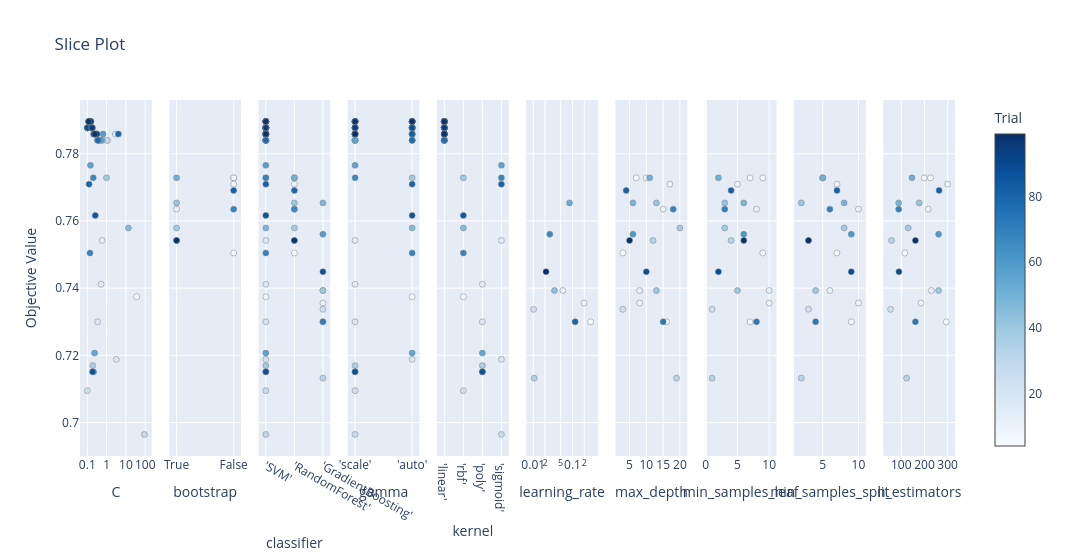

The cell this chart's notebook holds for it:
### Code cell
# 3. Slice Plot
plot_slice(study).show()

### Figure 1 — Plotly figure (JSON) as saved in the notebook; plotly's stock layout.template omitted (floating-point values rounded to 4 significant figures)
{"data": [{"marker": {"color": [4, 9, 10, 11, 12, 13, 14, 15, 16, 17, 18, 19, 21, 22, 23, 24, 25, 26, 27, 28, 31, 32, 33, 34, 36, 39, 40, 41, 42, 43, 44, 46, 48, 49, 50, 51, 52, 53, 54, 55, 56, 58, 59, 60, 61, 62, 63, 64, 65, 67, 68, 70, 71, 72, 73, 74, 75, 76, 77, 79, 80, 81, 82, 83, 84, 85, 87, 88, 89, 90, 91, 92, 93, 94, 95, 97, 98, 99], "colorbar": {"title": {"text": "Trial"}, "x": 1, "xpad": 40}, "colorscale": [[0, "rgb(247,251,255)"], [0.125, "rgb(222,235,247)"], [0.25, "rgb(198,219,239)"], [0.375, "rgb(158,202,225)"], [0.5, "rgb(107,174,214)"], [0.625, "rgb(66,146,198)"], [0.75, "rgb(33,113,181)"], [0.875, "rgb(8,81,156)"], [1, "rgb(8,48,107)"]], "line": {"color": "Grey", "width": 0.5}, "showscale": true}, "mode": "markers", "name": "Feasible Trial", "showlegend": false, "type": "scatter", "x": [36.05, 1.115, 0.1203, 0.1297, 0.1329, 0.1043, 0.5158, 0.5849, 0.1437, 2.853, 0.3428, 3.177, 0.1057, 0.2539, 0.2244, 0.1013, 0.982, 0.2726, 0.229, 90.94, 0.1675, 0.1635, 0.419, 0.1376, 0.192, 0.9853, 0.3931, 0.1287, 0.1558, 0.1005, 0.1848, 13.46, 0.2879, 0.5991, 0.1536, 0.1277, 0.1409, 0.1058, 0.2387, 0.338, 0.1461, 0.4789, 0.6515, 0.2107, 0.1368, 0.1342, 0.1827, 0.1008, 0.2974, 0.204, 0.1375, 0.2721, 0.1225, 0.1301, 0.1739, 0.2221, 0.1027, 0.1652, 0.3515, 4.076, 0.1237, 0.1527, 0.2141, 0.1459, 0.1202, 0.2593, 0.1864, 0.1008, 0.1653, 0.123, 0.1452, 0.1257, 0.2226, 0.176, 0.3141, 0.1484, 0.1162, 0.2482], "xaxis": "x", "y": [0.7374, 0.784, 0.7896, 0.7896, 0.7896, 0.7877, 0.7412, 0.7542, 0.7896, 0.7858, 0.73, 0.7188, 0.7877, 0.7858, 0.7858, 0.7095, 0.784, 0.7858, 0.7858, 0.6965, 0.7877, 0.7877, 0.784, 0.7896, 0.7169, 0.7728, 0.784, 0.7896, 0.7877, 0.7877, 0.7877, 0.7579, 0.7858, 0.784, 0.7896, 0.7896, 0.7896, 0.7877, 0.7207, 0.784, 0.7765, 0.784, 0.7858, 0.7151, 0.7896, 0.7896, 0.7877, 0.7877, 0.7858, 0.7728, 0.7505, 0.7858, 0.7896, 0.7896, 0.7877, 0.7858, 0.7877, 0.7877, 0.784, 0.7858, 0.7709, 0.7896, 0.7858, 0.7896, 0.7896, 0.7616, 0.7151, 0.7877, 0.7877, 0.7896, 0.7896, 0.7896, 0.7858, 0.7877, 0.7858, 0.7896, 0.7896, 0.7858], "yaxis": "y"}, {"marker": {"color": [7, 30, 35, 38, 47, 96, 0, 1, 3, 6, 66, 78], "colorbar": {"title": {"text": "Trial"}, "x": 1, "xpad": 40}, "colorscale": [[0, "rgb(247,251,255)"], [0.125, "rgb(222,235,247)"], [0.25, "rgb(198,219,239)"], [0.375, "rgb(158,202,225)"], [0.5, "rgb(107,174,214)"], [0.625, "rgb(66,146,198)"], [0.75, "rgb(33,113,181)"], [0.875, "rgb(8,81,156)"], [1, "rgb(8,48,107)"]], "line": {"color": "Grey", "width": 0.5}, "showscale": false}, "mode": "markers", "name": "Feasible Trial", "showlegend": false, "type": "scatter", "x": ["True", "True", "True", "True", "True", "True", "False", "False", "False", "False", "False", "False"], "xaxis": "x2", "y": [0.7635, 0.7542, 0.7579, 0.7654, 0.7728, 0.7542, 0.7505, 0.7728, 0.7728, 0.7709, 0.7635, 0.7691], "yaxis": "y2"}, {"marker": {"color": [4, 9, 10, 11, 12, 13, 14, 15, 16, 17, 18, 19, 21, 22, 23, 24, 25, 26, 27, 28, 31, 32, 33, 34, 36, 39, 40, 41, 42, 43, 44, 46, 48, 49, 50, 51, 52, 53, 54, 55, 56, 58, 59, 60, 61, 62, 63, 64, 65, 67, 68, 70, 71, 72, 73, 74, 75, 76, 77, 79, 80, 81, 82, 83, 84, 85, 87, 88, 89, 90, 91, 92, 93, 94, 95, 97, 98, 99, 0, 1, 3, 6, 7, 30, 35, 38, 47, 66, 78, 96, 2, 5, 8, 20, 29, 37, 45, 57, 69, 86], "colorbar": {"title": {"text": "Trial"}, "x": 1, "xpad": 40}, "colorscale": [[0, "rgb(247,251,255)"], [0.125, "rgb(222,235,247)"], [0.25, "rgb(198,219,239)"], [0.375, "rgb(158,202,225)"], [0.5, "rgb(107,174,214)"], [0.625, "rgb(66,146,198)"], [0.75, "rgb(33,113,181)"], [0.875, "rgb(8,81,156)"], [1, "rgb(8,48,107)"]], "line": {"color": "Grey", "width": 0.5}, "showscale": false}, "mode": "markers", "name": "Feasible Trial", "showlegend": false, "type": "scatter", "x": ["'SVM'", "'SVM'", "'SVM'", "'SVM'", "'SVM'", "'SVM'", "'SVM'", "'SVM'", "'SVM'", "'SVM'", "'SVM'", "'SVM'", "'SVM'", "'SVM'", "'SVM'", "'SVM'", "'SVM'", "'SVM'", "'SVM'", "'SVM'", "'SVM'", "'SVM'", "'SVM'", "'SVM'", "'SVM'", "'SVM'", "'SVM'", "'SVM'", "'SVM'", "'SVM'", "'SVM'", "'SVM'", "'SVM'", "'SVM'", "'SVM'", "'SVM'", "'SVM'", "'SVM'", "'SVM'", "'SVM'", "'SVM'", "'SVM'", "'SVM'", "'SVM'", "'SVM'", "'SVM'", "'SVM'", "'SVM'", "'SVM'", "'SVM'", "'SVM'", "'SVM'", "'SVM'", "'SVM'", "'SVM'", "'SVM'", "'SVM'", "'SVM'", "'SVM'", "'SVM'", "'SVM'", "'SVM'", "'SVM'", "'SVM'", "'SVM'", "'SVM'", "'SVM'", "'SVM'", "'SVM'", "'SVM'", "'SVM'", "'SVM'", "'SVM'", "'SVM'", "'SVM'", "'SVM'", "'SVM'", "'SVM'", "'RandomForest'", "'RandomForest'", "'RandomForest'", "'RandomForest'", "'RandomForest'", "'RandomForest'", "'RandomForest'", "'RandomForest'", "'RandomForest'", "'RandomForest'", "'RandomForest'", "'RandomForest'", "'GradientBoosting'", "'GradientBoosting'", "'GradientBoosting'", "'GradientBoosting'", "'GradientBoosting'", "'GradientBoosting'", "'GradientBoosting'", "'GradientBoosting'", "'GradientBoosting'", "'GradientBoosting'"], "xaxis": "x3", "y": [0.7374, 0.784, 0.7896, 0.7896, 0.7896, 0.7877, 0.7412, 0.7542, 0.7896, 0.7858, 0.73, 0.7188, 0.7877, 0.7858, 0.7858, 0.7095, 0.784, 0.7858, 0.7858, 0.6965, 0.7877, 0.7877, 0.784, 0.7896, 0.7169, 0.7728, 0.784, 0.7896, 0.7877, 0.7877, 0.7877, 0.7579, 0.7858, 0.784, 0.7896, 0.7896, 0.7896, 0.7877, 0.7207, 0.784, 0.7765, 0.784, 0.7858, 0.7151, 0.7896, 0.7896, 0.7877, 0.7877, 0.7858, 0.7728, 0.7505, 0.7858, 0.7896, 0.7896, 0.7877, 0.7858, 0.7877, 0.7877, 0.784, 0.7858, 0.7709, 0.7896, 0.7858, 0.7896, 0.7896, 0.7616, 0.7151, 0.7877, 0.7877, 0.7896, 0.7896, 0.7896, 0.7858, 0.7877, 0.7858, 0.7896, 0.7896, 0.7858, 0.7505, 0.7728, 0.7728, 0.7709, 0.7635, 0.7542, 0.7579, 0.7654, 0.7728, 0.7635, 0.7691, 0.7542, 0.73, 0.7356, 0.7393, 0.7337, 0.7132, 0.7393, 0.7654, 0.7561, 0.73, 0.7449], "yaxis": "y3"}, {"marker": {"color": [9, 10, 11, 12, 13, 14, 15, 17, 18, 21, 22, 23, 24, 25, 26, 28, 36, 40, 49, 50, 55, 56, 59, 60, 61, 62, 63, 64, 65, 67, 70, 76, 79, 87, 89, 91, 92, 93, 94, 95, 97, 99, 4, 16, 19, 27, 31, 32, 33, 34, 39, 41, 42, 43, 44, 46, 48, 51, 52, 53, 54, 58, 68, 71, 72, 73, 74, 75, 77, 80, 81, 82, 83, 84, 85, 88, 90, 98], "colorbar": {"title": {"text": "Trial"}, "x": 1, "xpad": 40}, "colorscale": [[0, "rgb(247,251,255)"], [0.125, "rgb(222,235,247)"], [0.25, "rgb(198,219,239)"], [0.375, "rgb(158,202,225)"], [0.5, "rgb(107,174,214)"], [0.625, "rgb(66,146,198)"], [0.75, "rgb(33,113,181)"], [0.875, "rgb(8,81,156)"], [1, "rgb(8,48,107)"]], "line": {"color": "Grey", "width": 0.5}, "showscale": false}, "mode": "markers", "name": "Feasible Trial", "showlegend": false, "type": "scatter", "x": ["'scale'", "'scale'", "'scale'", "'scale'", "'scale'", "'scale'", "'scale'", "'scale'", "'scale'", "'scale'", "'scale'", "'scale'", "'scale'", "'scale'", "'scale'", "'scale'", "'scale'", "'scale'", "'scale'", "'scale'", "'scale'", "'scale'", "'scale'", "'scale'", "'scale'", "'scale'", "'scale'", "'scale'", "'scale'", "'scale'", "'scale'", "'scale'", "'scale'", "'scale'", "'scale'", "'scale'", "'scale'", "'scale'", "'scale'", "'scale'", "'scale'", "'scale'", "'auto'", "'auto'", "'auto'", "'auto'", "'auto'", "'auto'", "'auto'", "'auto'", "'auto'", "'auto'", "'auto'", "'auto'", "'auto'", "'auto'", "'auto'", "'auto'", "'auto'", "'auto'", "'auto'", "'auto'", "'auto'", "'auto'", "'auto'", "'auto'", "'auto'", "'auto'", "'auto'", "'auto'", "'auto'", "'auto'", "'auto'", "'auto'", "'auto'", "'auto'", "'auto'", "'auto'"], "xaxis": "x4", "y": [0.784, 0.7896, 0.7896, 0.7896, 0.7877, 0.7412, 0.7542, 0.7858, 0.73, 0.7877, 0.7858, 0.7858, 0.7095, 0.784, 0.7858, 0.6965, 0.7169, 0.784, 0.784, 0.7896, 0.784, 0.7765, 0.7858, 0.7151, 0.7896, 0.7896, 0.7877, 0.7877, 0.7858, 0.7728, 0.7858, 0.7877, 0.7858, 0.7151, 0.7877, 0.7896, 0.7896, 0.7858, 0.7877, 0.7858, 0.7896, 0.7858, 0.7374, 0.7896, 0.7188, 0.7858, 0.7877, 0.7877, 0.784, 0.7896, 0.7728, 0.7896, 0.7877, 0.7877, 0.7877, 0.7579, 0.7858, 0.7896, 0.7896, 0.7877, 0.7207, 0.784, 0.7505, 0.7896, 0.7896, 0.7877, 0.7858, 0.7877, 0.784, 0.7709, 0.7896, 0.7858, 0.7896, 0.7896, 0.7616, 0.7877, 0.7896, 0.7896], "yaxis": "y4"}, {"marker": {"color": [9, 10, 11, 12, 13, 16, 17, 21, 22, 23, 25, 26, 27, 31, 32, 33, 34, 40, 41, 42, 43, 44, 48, 49, 50, 51, 52, 53, 55, 58, 59, 61, 62, 63, 64, 65, 70, 71, 72, 73, 74, 75, 76, 77, 79, 81, 82, 83, 84, 88, 89, 90, 91, 92, 93, 94, 95, 97, 98, 99, 4, 24, 39, 46, 68, 85, 14, 18, 36, 54, 60, 87, 15, 19, 28, 56, 67, 80], "colorbar": {"title": {"text": "Trial"}, "x": 1, "xpad": 40}, "colorscale": [[0, "rgb(247,251,255)"], [0.125, "rgb(222,235,247)"], [0.25, "rgb(198,219,239)"], [0.375, "rgb(158,202,225)"], [0.5, "rgb(107,174,214)"], [0.625, "rgb(66,146,198)"], [0.75, "rgb(33,113,181)"], [0.875, "rgb(8,81,156)"], [1, "rgb(8,48,107)"]], "line": {"color": "Grey", "width": 0.5}, "showscale": false}, "mode": "markers", "name": "Feasible Trial", "showlegend": false, "type": "scatter", "x": ["'linear'", "'linear'", "'linear'", "'linear'", "'linear'", "'linear'", "'linear'", "'linear'", "'linear'", "'linear'", "'linear'", "'linear'", "'linear'", "'linear'", "'linear'", "'linear'", "'linear'", "'linear'", "'linear'", "'linear'", "'linear'", "'linear'", "'linear'", "'linear'", "'linear'", "'linear'", "'linear'", "'linear'", "'linear'", "'linear'", "'linear'", "'linear'", "'linear'", "'linear'", "'linear'", "'linear'", "'linear'", "'linear'", "'linear'", "'linear'", "'linear'", "'linear'", "'linear'", "'linear'", "'linear'", "'linear'", "'linear'", "'linear'", "'linear'", "'linear'", "'linear'", "'linear'", "'linear'", "'linear'", "'linear'", "'linear'", "'linear'", "'linear'", "'linear'", "'linear'", "'rbf'", "'rbf'", "'rbf'", "'rbf'", "'rbf'", "'rbf'", "'poly'", "'poly'", "'poly'", "'poly'", "'poly'", "'poly'", "'sigmoid'", "'sigmoid'", "'sigmoid'", "'sigmoid'", "'sigmoid'", "'sigmoid'"], "xaxis": "x5", "y": [0.784, 0.7896, 0.7896, 0.7896, 0.7877, 0.7896, 0.7858, 0.7877, 0.7858, 0.7858, 0.784, 0.7858, 0.7858, 0.7877, 0.7877, 0.784, 0.7896, 0.784, 0.7896, 0.7877, 0.7877, 0.7877, 0.7858, 0.784, 0.7896, 0.7896, 0.7896, 0.7877, 0.784, 0.784, 0.7858, 0.7896, 0.7896, 0.7877, 0.7877, 0.7858, 0.7858, 0.7896, 0.7896, 0.7877, 0.7858, 0.7877, 0.7877, 0.784, 0.7858, 0.7896, 0.7858, 0.7896, 0.7896, 0.7877, 0.7877, 0.7896, 0.7896, 0.7896, 0.7858, 0.7877, 0.7858, 0.7896, 0.7896, 0.7858, 0.7374, 0.7095, 0.7728, 0.7579, 0.7505, 0.7616, 0.7412, 0.73, 0.7169, 0.7207, 0.7151, 0.7151, 0.7542, 0.7188, 0.6965, 0.7765, 0.7728, 0.7709], "yaxis": "y5"}, {"marker": {"color": [2, 5, 8, 20, 29, 37, 45, 57, 69, 86], "colorbar": {"title": {"text": "Trial"}, "x": 1, "xpad": 40}, "colorscale": [[0, "rgb(247,251,255)"], [0.125, "rgb(222,235,247)"], [0.25, "rgb(198,219,239)"], [0.375, "rgb(158,202,225)"], [0.5, "rgb(107,174,214)"], [0.625, "rgb(66,146,198)"], [0.75, "rgb(33,113,181)"], [0.875, "rgb(8,81,156)"], [1, "rgb(8,48,107)"]], "line": {"color": "Grey", "width": 0.5}, "showscale": false}, "mode": "markers", "name": "Feasible Trial", "showlegend": false, "type": "scatter", "x": [0.2908, 0.197, 0.05681, 0.0102, 0.01059, 0.03477, 0.08418, 0.02641, 0.1169, 0.02116], "xaxis": "x6", "y": [0.73, 0.7356, 0.7393, 0.7337, 0.7132, 0.7393, 0.7654, 0.7561, 0.73, 0.7449], "yaxis": "y6"}, {"marker": {"color": [0, 1, 2, 3, 5, 6, 7, 8, 20, 29, 30, 35, 37, 38, 45, 47, 57, 66, 69, 78, 86, 96], "colorbar": {"title": {"text": "Trial"}, "x": 1, "xpad": 40}, "colorscale": [[0, "rgb(247,251,255)"], [0.125, "rgb(222,235,247)"], [0.25, "rgb(198,219,239)"], [0.375, "rgb(158,202,225)"], [0.5, "rgb(107,174,214)"], [0.625, "rgb(66,146,198)"], [0.75, "rgb(33,113,181)"], [0.875, "rgb(8,81,156)"], [1, "rgb(8,48,107)"]], "line": {"color": "Grey", "width": 0.5}, "showscale": false}, "mode": "markers", "name": "Feasible Trial", "showlegend": false, "type": "scatter", "x": [3, 7, 16, 10, 8, 17, 15, 8, 3, 19, 12, 20, 13, 13, 6, 11, 6, 18, 15, 4, 10, 5], "xaxis": "x7", "y": [0.7505, 0.7728, 0.73, 0.7728, 0.7356, 0.7709, 0.7635, 0.7393, 0.7337, 0.7132, 0.7542, 0.7579, 0.7393, 0.7654, 0.7654, 0.7728, 0.7561, 0.7635, 0.73, 0.7691, 0.7449, 0.7542], "yaxis": "y7"}, {"marker": {"color": [0, 1, 2, 3, 5, 6, 7, 8, 20, 29, 30, 35, 37, 38, 45, 47, 57, 66, 69, 78, 86, 96], "colorbar": {"title": {"text": "Trial"}, "x": 1, "xpad": 40}, "colorscale": [[0, "rgb(247,251,255)"], [0.125, "rgb(222,235,247)"], [0.25, "rgb(198,219,239)"], [0.375, "rgb(158,202,225)"], [0.5, "rgb(107,174,214)"], [0.625, "rgb(66,146,198)"], [0.75, "rgb(33,113,181)"], [0.875, "rgb(8,81,156)"], [1, "rgb(8,48,107)"]], "line": {"color": "Grey", "width": 0.5}, "showscale": false}, "mode": "markers", "name": "Feasible Trial", "showlegend": false, "type": "scatter", "x": [9, 9, 7, 7, 10, 5, 8, 10, 1, 1, 4, 3, 5, 3, 6, 2, 6, 3, 8, 4, 2, 6], "xaxis": "x8", "y": [0.7505, 0.7728, 0.73, 0.7728, 0.7356, 0.7709, 0.7635, 0.7393, 0.7337, 0.7132, 0.7542, 0.7579, 0.7393, 0.7654, 0.7654, 0.7728, 0.7561, 0.7635, 0.73, 0.7691, 0.7449, 0.7542], "yaxis": "y8"}, {"marker": {"color": [0, 1, 2, 3, 5, 6, 7, 8, 20, 29, 30, 35, 37, 38, 45, 47, 57, 66, 69, 78, 86, 96], "colorbar": {"title": {"text": "Trial"}, "x": 1, "xpad": 40}, "colorscale": [[0, "rgb(247,251,255)"], [0.125, "rgb(222,235,247)"], [0.25, "rgb(198,219,239)"], [0.375, "rgb(158,202,225)"], [0.5, "rgb(107,174,214)"], [0.625, "rgb(66,146,198)"], [0.75, "rgb(33,113,181)"], [0.875, "rgb(8,81,156)"], [1, "rgb(8,48,107)"]], "line": {"color": "Grey", "width": 0.5}, "showscale": false}, "mode": "markers", "name": "Feasible Trial", "showlegend": false, "type": "scatter", "x": [7, 5, 9, 5, 10, 7, 10, 6, 3, 2, 3, 8, 4, 2, 8, 5, 9, 6, 4, 7, 9, 3], "xaxis": "x9", "y": [0.7505, 0.7728, 0.73, 0.7728, 0.7356, 0.7709, 0.7635, 0.7393, 0.7337, 0.7132, 0.7542, 0.7579, 0.7393, 0.7654, 0.7654, 0.7728, 0.7561, 0.7635, 0.73, 0.7691, 0.7449, 0.7542], "yaxis": "y9"}, {"marker": {"color": [0, 1, 2, 3, 5, 6, 7, 8, 20, 29, 30, 35, 37, 38, 45, 47, 57, 66, 69, 78, 86, 96], "colorbar": {"title": {"text": "Trial"}, "x": 1, "xpad": 40}, "colorscale": [[0, "rgb(247,251,255)"], [0.125, "rgb(222,235,247)"], [0.25, "rgb(198,219,239)"], [0.375, "rgb(158,202,225)"], [0.5, "rgb(107,174,214)"], [0.625, "rgb(66,146,198)"], [0.75, "rgb(33,113,181)"], [0.875, "rgb(8,81,156)"], [1, "rgb(8,48,107)"]], "line": {"color": "Grey", "width": 0.5}, "showscale": false}, "mode": "markers", "name": "Feasible Trial", "showlegend": false, "type": "scatter", "x": [115, 226, 294, 199, 185, 300, 216, 230, 54, 123, 58, 130, 261, 177, 89, 146, 261, 89, 161, 263, 90, 161], "xaxis": "x10", "y": [0.7505, 0.7728, 0.73, 0.7728, 0.7356, 0.7709, 0.7635, 0.7393, 0.7337, 0.7132, 0.7542, 0.7579, 0.7393, 0.7654, 0.7654, 0.7728, 0.7561, 0.7635, 0.73, 0.7691, 0.7449, 0.7542], "yaxis": "y10"}], "layout": {"title": {"text": "Slice Plot"}, "width": 3000, "xaxis": {"anchor": "y", "domain": [0, 0.082], "title": {"text": "C"}, "type": "log"}, "xaxis10": {"anchor": "y10", "domain": [0.918, 1.0], "title": {"text": "n_estimators"}}, "xaxis2": {"anchor": "y2", "categoryarray": ["True", "False"], "categoryorder": "array", "domain": [0.102, 0.184], "title": {"text": "bootstrap"}, "type": "category"}, "xaxis3": {"anchor": "y3", "categoryarray": ["'SVM'", "'RandomForest'", "'GradientBoosting'"], "categoryorder": "array", "domain": [0.204, 0.286], "title": {"text": "classifier"}, "type": "category"}, "xaxis4": {"anchor": "y4", "categoryarray": ["'scale'", "'auto'"], "categoryorder": "array", "domain": [0.306, 0.388], "title": {"text": "gamma"}, "type": "category"}, "xaxis5": {"anchor": "y5", "categoryarray": ["'linear'", "'rbf'", "'poly'", "'sigmoid'"], "categoryorder": "array", "domain": [0.408, 0.49], "title": {"text": "kernel"}, "type": "category"}, "xaxis6": {"anchor": "y6", "domain": [0.51, 0.592], "title": {"text": "learning_rate"}, "type": "log"}, "xaxis7": {"anchor": "y7", "domain": [0.612, 0.694], "title": {"text": "max_depth"}}, "xaxis8": {"anchor": "y8", "domain": [0.714, 0.796], "title": {"text": "min_samples_leaf"}}, "xaxis9": {"anchor": "y9", "domain": [0.816, 0.898], "title": {"text": "min_samples_split"}}, "yaxis": {"anchor": "x", "domain": [0, 1], "title": {"text": "Objective Value"}}, "yaxis10": {"anchor": "x10", "domain": [0, 1], "matches": "y", "showticklabels": false}, "yaxis2": {"anchor": "x2", "domain": [0, 1], "matches": "y", "showticklabels": false}, "yaxis3": {"anchor": "x3", "domain": [0, 1], "matches": "y", "showticklabels": false}, "yaxis4": {"anchor": "x4", "domain": [0, 1], "matches": "y", "showticklabels": false}, "yaxis5": {"anchor": "x5", "domain": [0, 1], "matches": "y", "showticklabels": false}, "yaxis6": {"anchor": "x6", "domain": [0, 1], "matches": "y", "showticklabels": false}, "yaxis7": {"anchor": "x7", "domain": [0, 1], "matches": "y", "showticklabels": false}, "yaxis8": {"anchor": "x8", "domain": [0, 1], "matches": "y", "showticklabels": false}, "yaxis9": {"anchor": "x9", "domain": [0, 1], "matches": "y", "showticklabels": false}}}
